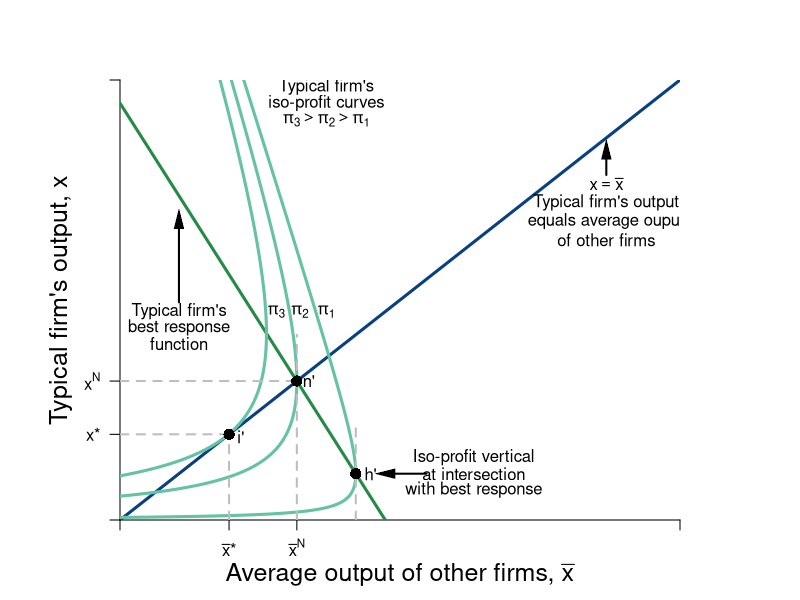

Reproduce this figure in R.
require(shape)
pdf(file = "competitionmarkets/competition_average.pdf", width = 9, height = 7)

#Set parameters for graphics
axislabelsize <- 1.5
graphlinewidth <- 3
segmentlinewidth <- 2

COL <- c("#7fc97f", "#beaed4", "#fdc086", "#ffff99", "#386cb0", "#f0027f", "#bf5b17", "#666666")
COLA <- c("#99d8c9","#66c2a4","#41ae76", "#238b45", "#005824")
COLB <- c("#4eb3d3", "#2b8cbe", "#0868ac","#084081")

par(mar =  c(4, 6, 4, 6))

piA <- function(xbar, x, s = 0.5, pmax = 20, c1 = 2, n = 5) {
  (pmax - s*(n - 1)*xbar)*x - s*(x)^2 - c1*x
}

brfA <- function(xbar, s = 0.5, pmax = 20, c1 = 2, n = 5) {
  (pmax - c1)/(2*s) - ((n-1)/(2))*xbar
}

Equal45 <- function(xbar, slope = 1){
  slope*xbar
}



xlims <- c(0, 19)
ylims <- c(0, 19)

npts <- 501 
x <- seq(xlims[1], xlims[2], length.out = npts)
y <- seq(ylims[1], ylims[2], length.out = npts) 
a <- c(2, 18, 32.5)
b <- c(60, 72, 81)


plot(0, 0, xlim = xlims, ylim = ylims, type = "n",
     xlab = expression(paste("")),
     ylab = expression(paste("")), 
     xaxt = "n", 
     yaxt = "n", 
     cex.lab = axislabelsize, 
     bty = "n",
     xaxs="i", 
     yaxs="i")

# ticksy <- seq(from = 0, to = ylims[2], by = 2)
# ylabels <- seq(from = 0, to = ylims[2], by = 2)
# ticksx <- seq(from = 0, to = xlims[2], by = 2)
# xlabels <- seq(from = 0, to = xlims[2], by = 2)
ticksy <- c(0, 3.7, 6, ylims[2])
ylabels <- c(NA, expression(paste(x,"*")), expression(paste(x^N)), NA)
ticksx <- c(0, 3.7, 6, xlims[2])
xlabels <- c(NA, expression(paste(bar(x),"*")), expression(paste(bar(x)^{N})), NA)


axis(1, at = ticksx, pos = 0, labels = xlabels)
axis(2, at = ticksy, pos = 0, labels = ylabels, las = 1)

npts <- 500 
xx1 <- seq(xlims[1], xlims[2], length.out = npts)

lines(xx1, brfA(xx1, s = 0.5, pmax = 20, c1 = 2, n = 5), col = COLA[4], lwd = graphlinewidth)
lines(xx1, Equal45(xx1, slope = 1), col = COLB[4], lwd = graphlinewidth)

contour(x, y,
        outer(x, y, piA),
        #labels = c("v1", "v2", "v3"),
        drawlabels = FALSE,
        col = COLA[2],
        #xlab = expression(paste("A's Apples, ", x)),
        #ylab = expression(paste("A's Oranges, ", y)),
        #cex.lab = axislabelsize,
        lwd = graphlinewidth,
        levels = a,
        xaxs="i",
        yaxs="i",
        add = TRUE)

mtext(expression(paste("Average output of other firms, ", bar(x))), side=1, line = 2.5, cex = axislabelsize)
text(-2, 0.5*ylims[2], expression(paste("Typical firm's output, ", x)), xpd = TRUE, cex = axislabelsize, srt = 90) 




segments(0, 6, 6, 6, lty = 2, col = "gray" , lwd = segmentlinewidth)
segments(6, 0, 6, 8, lty = 2, col = "gray" , lwd = segmentlinewidth)
points(6, 6, pch = 16, col = "black", cex = 1.5)
text(6.4, 6, expression(paste(n,"'")))
segments(0, 3.7, 3.7, 3.7, lty = 2, col = "gray" , lwd = segmentlinewidth)
segments(3.7, 0, 3.7, 3.7, lty = 2, col = "gray" , lwd = segmentlinewidth)
points(3.7, 3.7, pch = 16, col = "black", cex = 1.5)
text(4.1, 3.6, expression(paste(i,"'")))
#segments(0, 4, 7, 4, lty = 2, col = "gray" , lwd = segmentlinewidth)
segments(8, brfA(xbar = 8) - 2, 8, brfA(xbar = 8) + 2, lty = 2, col = "gray" , lwd = segmentlinewidth)
points(8, brfA(xbar = 8), pch = 16, col = "black", cex = 1.5)
text(8.5, brfA(xbar = 8), expression(paste(h,"'")))


text(12, brfA(xbar = 8) + 0.7, expression(paste("Iso-profit vertical")))
text(12, brfA(xbar = 8), expression(paste("at intersection")))
text(12, brfA(xbar = 8) - 0.7, expression(paste("with best response")))
Arrows(10.4, brfA(xbar = 8), 9, brfA(xbar = 8), col = "black", lty = 1, lwd = 2, arr.type = "triangle", arr.lwd = 0.5)

Arrows(16.5, 14.9, 16.5, 16, col = "black", lty = 1, lwd = 2, arr.type = "triangle", arr.lwd = 0.5)
text(16.5, 14.5, expression(paste(x == bar(x))))
text(16.5, 13.7, expression(paste("Typical firm's output")))
text(16.5, 12.9, expression(paste("equals average ouput")))
text(16.5, 12.1, expression(paste("of other firms")))

text(2, 9, expression(paste("Typical firm's")))
text(2, 8.3, expression(paste("best response")))
text(2, 7.6, expression(paste("function")))
Arrows(2, 9.4, 2, 13, col = "black", lty = 1, lwd = 2, arr.type = "triangle", arr.lwd = 0.5)


#Label the iso-welfare functions for the HG, Aisha
text(7, 9, expression(pi[1]))
text(6.1, 9, expression(pi[2]))
text(5.3, 9, expression(pi[3]))
text(7, 18.7, expression("Typical firm's"))
text(7, 18, expression("iso-profit curves"))
text(7, 17.3, expression(paste(pi[3] > pi[2], phantom() > pi[1])))
#text(6.6, 8.3, expression(u[4]^A))


#Label the indifference curves for the HG, Betty
# text(8.9, 19, expression(pi[1]^B))
# text(7.9, 19, expression(pi[2]^B))
# text(7, 19, expression(pi[3]^B))
#text(3.4, 6.9, expression(v[4]^B))

# #Label Nash Equilibrium 
# segments(0, 12, 12, 12, lty = 2, col = "gray" , lwd = segmentlinewidth)
# segments(12, 0, 12, 12, lty = 2, col = "gray" , lwd = segmentlinewidth)
# points(12, 12, pch = 16, col = "black", cex = 1.5)
# text(14, 12.4, expression(paste("Nash Equilibrium")))
# text(11.5, 11.5, expression(paste("n")))


# #Annotate Pareto Efficient Curve and relevant points
# segments(8, 6, 6, 8, lty = 1, col = COL[2] , lwd = graphlinewidth)
# points(6, 8, pch = 16, col = "black", cex = 1.5)
# text(6, 8.5, expression(paste("g")))
# 
# points(8, 6, pch = 16, col = "black", cex = 1.5)
# text(7, 7.5, expression(paste("i")))
# 
# points(7, 7, pch = 16, col = "black", cex = 1.5)
# text(8, 6.5, expression(paste("f")))

#points(5.84, 8.77, pch = 16, col = "black", cex = 1.5)

#B's brf
text(7, 30, expression(paste("A's best response")))
text(7, 29, expression(paste("function")))
Arrows(7, 28.2, 7, 23.5, col = "black", lty = 1, lwd = 2, arr.type = "triangle", arr.lwd = 0.5)


dev.off()
